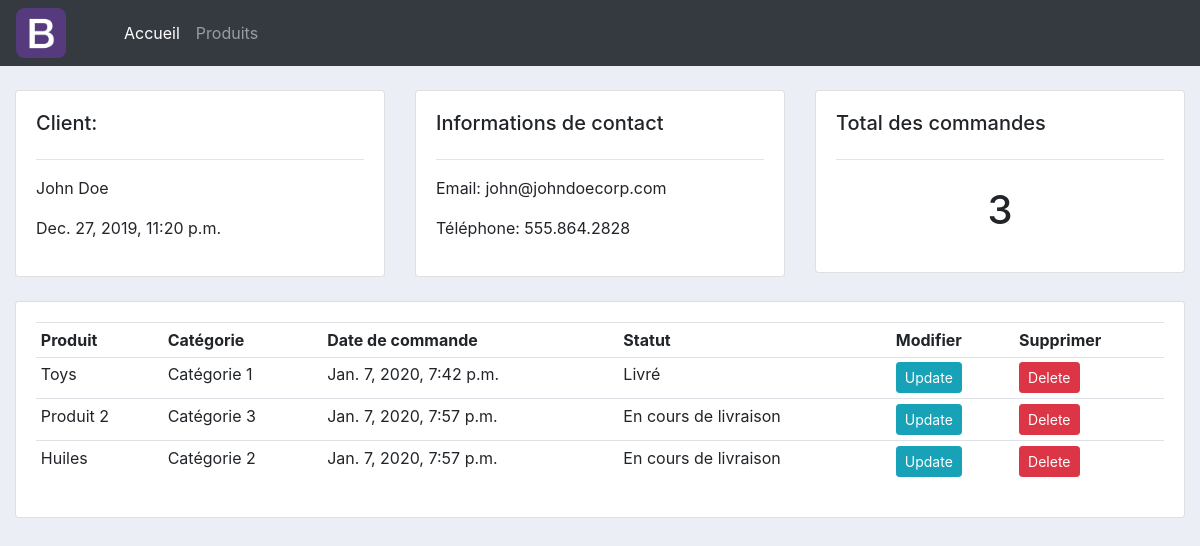
/customer/4/, run on the app's committed database.
### accounts/models.py (models this page shows, shortened)
class Customer(models.Model):
	name = models.CharField(max_length=200, null=True)
	phone = models.CharField(max_length=200, null=True)
	email = models.CharField(max_length=200, null=True)
	date_created = models.DateTimeField(auto_now_add=True, null=True)

class Order(models.Model):
	STATUS = (
			('En attente', 'En attente'),
			('En cours de livraison', 'En cours de livraison'),
			('Livré', 'Livré'),
			)
	customer = models.ForeignKey(Customer, null=True, on_delete= models.SET_NULL)
	product = models.ForeignKey(Product, null=True, on_delete= models.SET_NULL)
	date_created = models.DateTimeField(auto_now_add=True, null=True)
	status = models.CharField(max_length=200, null=True, choices=STATUS)

class Product(models.Model):
	CATEGORY = (
			('Catégorie 1', 'Catégorie 1'),
			('Catégorie 2', 'Catégorie 2'),
			('Catégorie 3', 'Catégorie 3'),
			)
	name = models.CharField(max_length=200, null=True)
	price = models.FloatField(null=True)
	category = models.CharField(max_length=200, null=True, choices=CATEGORY)
	description = models.CharField(max_length=200, null=True, blank=True)
	date_created = models.DateTimeField(auto_now_add=True, null=True)
	tags = models.ManyToManyField(Tag)
	def __str__(self):
		return self.name

### accounts/views.py (the view)
def customer(request, pk_test):
	customer = Customer.objects.get(id=pk_test)
	orders = customer.order_set.all()
	order_count = orders.count()
	context = {'customer':customer, 'orders':orders, 'order_count':order_count}
	return render(request, 'accounts/customer.html',context)

### accounts/templates/accounts/customer.html
{%  extends 'accounts/main.html' %}
{% block content %}
	<br>
<div class="row">
	<div class="col-md">
		<div class="card card-body">
			<h5>Client: </h5>
			<hr>
			<p>{{customer.name}}</p>
			<p>{{ customer.date_created }}</p>
		</div>
	</div>
	<div class="col-md">
		<div class="card card-body">
			<h5>Informations de contact</h5>
			<hr>
			<p>Email: {{customer.email}}</p>
			<p>Téléphone: {{customer.phone}}</p>
		</div>
	</div>
	<div class="col-md">
		<div class="card card-body">
			<h5>Total des commandes</h5>
			<hr>
			<h1 style="text-align: center;padding: 10px">{{order_count}}</h1>
		</div>
	</div>
</div>
<br>
<div class="row">
	<div class="col-md">
		<div class="card card-body">
			<table class="table table-sm">
				<tr>
					<th>Produit</th>
					<th>Catégorie</th>
					<th>Date de commande</th>
					<th>Statut</th>
					<th>Modifier</th>
					<th>Supprimer</th>
				</tr>
				{% for order in orders %}
				<tr>
					<td>{{order.product}}</td>
					<td>{{order.product.category}}</td>
					<td>{{order.date_created}}</td>
					<td>{{order.status}}</td>
					<td><a class="btn btn-sm btn-info" href="{% url 'update_order' order.id %}">Update</a></td>
					<td><a class="btn btn-sm btn-danger" href="{% url 'delete_order' order.id %}">Delete</a></td>
				</tr>
				{% endfor %}
			</table>
		</div>
	</div>
</div>
{% endblock %}

### static/css/main.css (style rules this page uses)
body { background-color: #ebeff5; }

### data on the page
Customer: name "John Doe", date_created "Dec. 27, 2019, 11:20 p.m.", email "john@johndoecorp.com", phone "555.864.2828"
Order: product "Toys", product.category "Catégorie 1", date_created "Jan. 7, 2020, 7:42 p.m.", status "Livré"
Order: product "Produit 2", product.category "Catégorie 3", date_created "Jan. 7, 2020, 7:57 p.m.", status "En cours de livraison"
Order: product "Huiles", product.category "Catégorie 2", date_created "Jan. 7, 2020, 7:57 p.m.", status "En cours de livraison"

### other printed values
{{ order_count }} "3"
